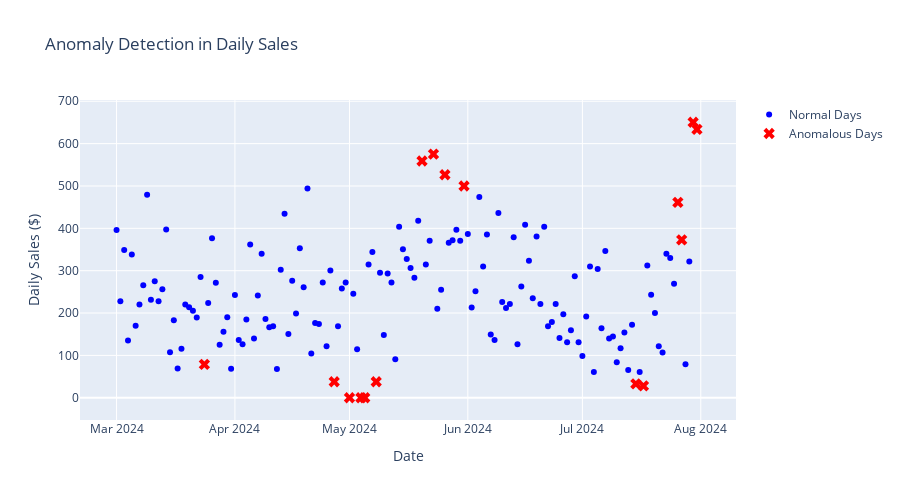

Notebook code for this chart:
### Markdown cell above
## 6. Anomaly Detection

### Code cell
# Detect anomalies in daily sales using Isolation Forest
isolation_forest = IsolationForest(contamination=0.1, random_state=42)
daily_sales['anomaly'] = isolation_forest.fit_predict(daily_sales[['money', 'transaction_count']])
daily_sales['anomaly_score'] = isolation_forest.decision_function(daily_sales[['money', 'transaction_count']])

# Identify anomalous days
anomalous_days = daily_sales[daily_sales['anomaly'] == -1].sort_values('anomaly_score')

# Visualize anomalies
fig = go.Figure()

normal_days = daily_sales[daily_sales['anomaly'] == 1]
fig.add_trace(go.Scatter(x=normal_days.index, y=normal_days['money'],
                        mode='markers', name='Normal Days', 
                        marker=dict(color='blue', size=6)))

fig.add_trace(go.Scatter(x=anomalous_days.index, y=anomalous_days['money'],
                        mode='markers', name='Anomalous Days',
                        marker=dict(color='red', size=10, symbol='x')))

fig.update_layout(title='Anomaly Detection in Daily Sales',
                 xaxis_title='Date', yaxis_title='Daily Sales ($)',
                 height=500)
fig.show()

print("🚨 Anomalous Sales Days:")
display(anomalous_days[['money', 'transaction_count', 'anomaly_score']].head(10))

# Transaction-level anomaly detection
transaction_features = df_processed[['money', 'hour']].copy()
transaction_iso = IsolationForest(contamination=0.05, random_state=42)
df_processed['transaction_anomaly'] = transaction_iso.fit_predict(transaction_features)

anomalous_transactions = df_processed[df_processed['transaction_anomaly'] == -1]
print(f"\n🔍 Found {len(anomalous_transactions)} anomalous transactions out of {len(df_processed)} total")
print("\nTop 10 Anomalous Transactions:")
display(anomalous_transactions[['datetime', 'coffee_name', 'money', 'hour', 'cash_type']].head(10))

### Figure 1 — Plotly figure (JSON) as saved in the notebook; plotly's stock layout.template omitted (floating-point values rounded to 4 significant figures; data arrays with more than 128 entries replaced by an {"elided": "..."} marker saying what was removed)
{"data": [{"marker": {"color": "blue", "size": 6}, "mode": "markers", "name": "Normal Days", "type": "scatter", "x": {"elided": "137 str values"}, "y": {"elided": "137 float values"}}, {"marker": {"color": "red", "size": 10, "symbol": "x"}, "mode": "markers", "name": "Anomalous Days", "type": "scatter", "x": ["2024-07-30T00:00:00", "2024-07-31T00:00:00", "2024-05-04T00:00:00", "2024-05-01T00:00:00", "2024-05-05T00:00:00", "2024-05-20T00:00:00", "2024-05-23T00:00:00", "2024-07-26T00:00:00", "2024-07-17T00:00:00", "2024-05-26T00:00:00", "2024-07-15T00:00:00", "2024-03-24T00:00:00", "2024-05-08T00:00:00", "2024-04-27T00:00:00", "2024-05-31T00:00:00", "2024-07-27T00:00:00"], "y": [650.5, 633.8, 0, 0, 0, 559.0, 575.4, 461.4, 27.92, 526.6, 32.82, 78.7, 37.72, 37.72, 500.0, 372.8]}], "layout": {"height": 500, "title": {"text": "Anomaly Detection in Daily Sales"}, "xaxis": {"title": {"text": "Date"}}, "yaxis": {"title": {"text": "Daily Sales ($)"}}}}
